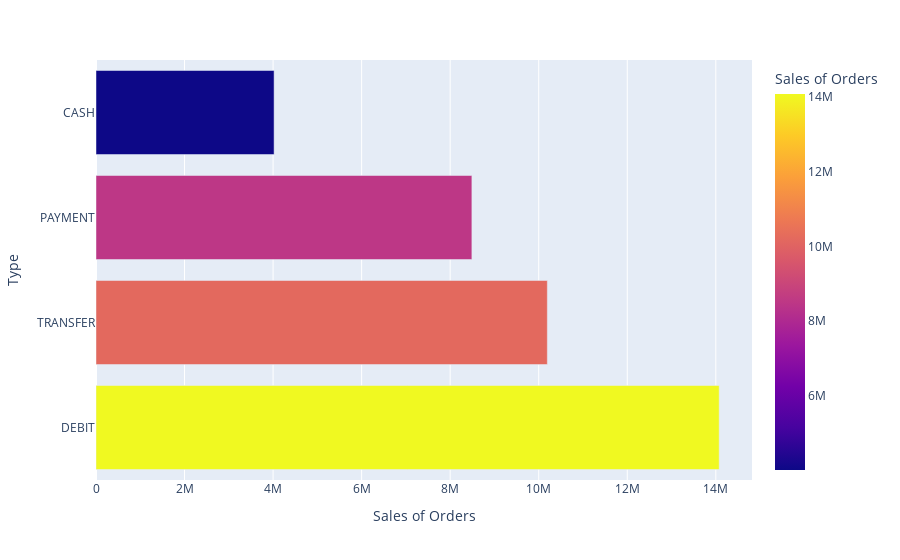

Notebook cell for this chart:
### Code cell
#Type of payment
df_payment_type=df_a.groupby([ 'Type'])['Sales'].sum().reset_index(name='Sales of Orders').sort_values(by= 'Sales of Orders', ascending= False)
px.bar(df_payment_type.head(10), x='Sales of Orders',y = 'Type',color ='Sales of Orders')

### Figure 1 — Plotly figure (JSON) as saved in the notebook; plotly's stock layout.template omitted (floating-point values rounded to 4 significant figures)
{"data": [{"alignmentgroup": "True", "hovertemplate": "Sales of Orders=%{marker.color}<br>Type=%{y}<extra></extra>", "legendgroup": "", "marker": {"color": [14080000.0, 10190000.0, 8490000.0, 4023000.0], "coloraxis": "coloraxis", "pattern": {"shape": ""}}, "name": "", "offsetgroup": "", "orientation": "h", "showlegend": false, "textposition": "auto", "type": "bar", "x": [14080000.0, 10190000.0, 8490000.0, 4023000.0], "xaxis": "x", "y": ["DEBIT", "TRANSFER", "PAYMENT", "CASH"], "yaxis": "y"}], "layout": {"barmode": "relative", "coloraxis": {"colorbar": {"title": {"text": "Sales of Orders"}}, "colorscale": [[0, "#0d0887"], [0.1111, "#46039f"], [0.2222, "#7201a8"], [0.3333, "#9c179e"], [0.4444, "#bd3786"], [0.5556, "#d8576b"], [0.6667, "#ed7953"], [0.7778, "#fb9f3a"], [0.8889, "#fdca26"], [1, "#f0f921"]]}, "legend": {"tracegroupgap": 0}, "margin": {"t": 60}, "xaxis": {"anchor": "y", "domain": [0, 1], "title": {"text": "Sales of Orders"}}, "yaxis": {"anchor": "x", "domain": [0, 1], "title": {"text": "Type"}}}}
